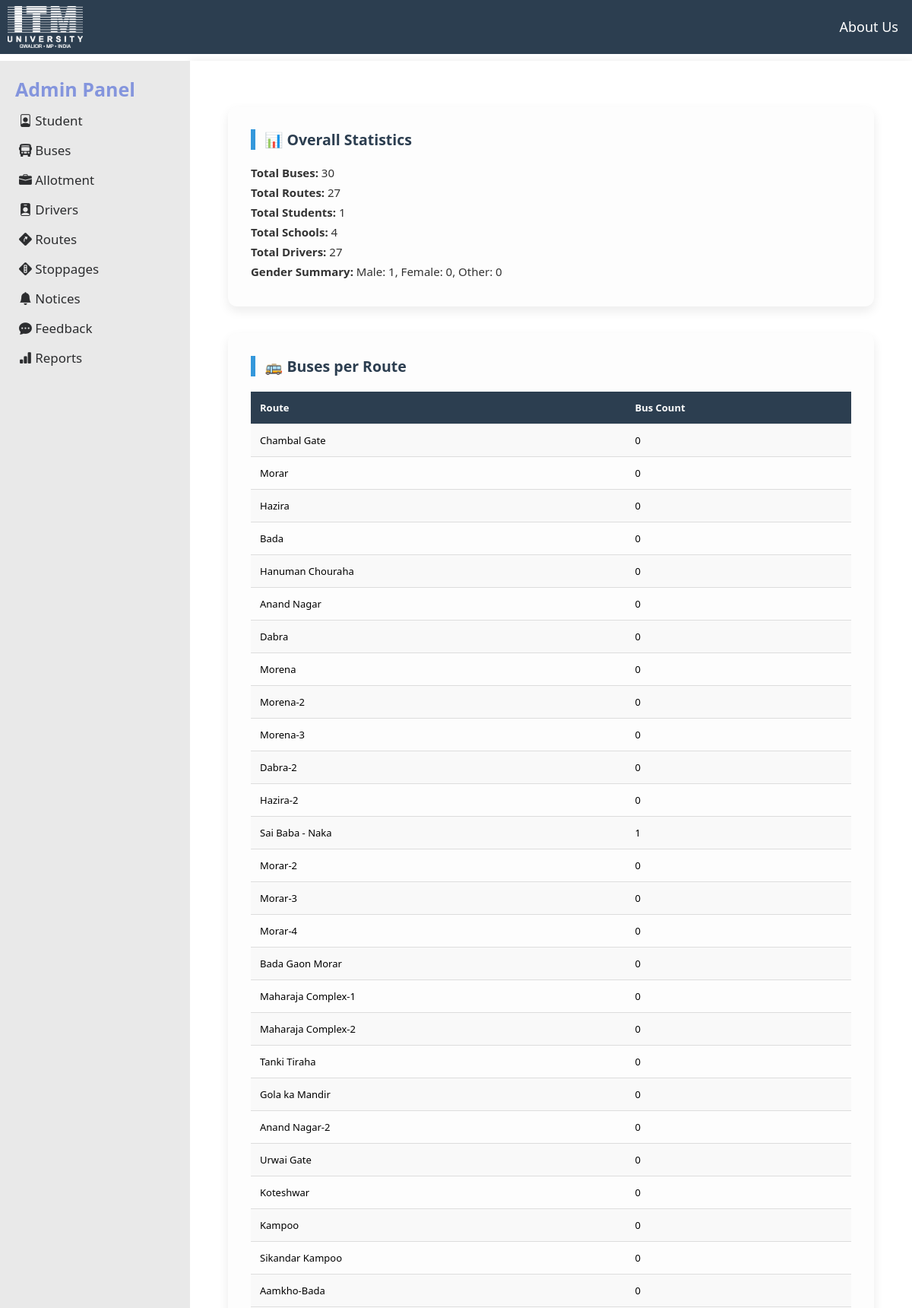
The app's page /reports/ (signed in, upper part) with its own data.
### bus_app/models.py (models this page shows, shortened)
class Route(models.Model):
    name = models.CharField(max_length=100, unique=True)
    fare = models.DecimalField(max_digits=10, decimal_places=2, default=0.0)

### bus_app/views.py (the view)
# urls.py: path('reports/', views.reports_view, name='reports'),
def reports_view(request):
    total_buses = Bus.objects.count()
    total_routes = Route.objects.count()
    total_students = Student.objects.count()
    total_schools = School.objects.count()
    total_drivers = Driver.objects.count()
    gender_counts = Student.objects.values('gender').annotate(count=Count('id'))
    gender_summary = {'Male': 0, 'Female': 0, 'Other': 0}
    for item in gender_counts:
        gender_summary[item['gender']] = item['count']
    buses_per_route = Route.objects.annotate(bus_count=Count('allotment'))
    students_per_bus = Bus.objects.annotate(student_count=Count('students'))
    students_per_route = Route.objects.annotate(student_count=Count('students'))
    top_schools = School.objects.annotate(student_count=Count('students')).order_by('-student_count')[:3]
    top_programs = Student.objects.values('program').annotate(count=Count('id')).order_by('-count')[:3]
    driver_assignments = Allotment.objects.select_related('driver', 'bus', 'route')
    context = {
        'total_buses': total_buses,
        'total_routes': total_routes,
        'total_students': total_students,
        'total_schools': total_schools,
        'total_drivers': total_drivers,
        'gender_summary': gender_summary,
        'buses_per_route': buses_per_route,
        'students_per_bus': students_per_bus,
        'students_per_route': students_per_route,
        'top_schools': top_schools,
        'top_programs': top_programs,
        'driver_assignments': driver_assignments,
    }
    return render(request, 'reports.html', context)

### bus_app/templates/reports.html (shortened to what this page needs)
{% extends "layout.html" %}
{% block content %}
<div class="report-container">
  <div class="report-section">
    <h2>📊 Overall Statistics</h2>
    <div class="highlight-box">
      <p><strong>Total Buses:</strong> {{ total_buses }}</p>
      <p><strong>Total Routes:</strong> {{ total_routes }}</p>
      <p><strong>Total Students:</strong> {{ total_students }}</p>
      <p><strong>Total Schools:</strong> {{ total_schools }}</p>
      <p><strong>Total Drivers:</strong> {{ total_drivers }}</p>
      <p><strong>Gender Summary:</strong>
        Male: {{ gender_summary.Male }},
        Female: {{ gender_summary.Female }},
        Other: {{ gender_summary.Other }}
      </p>
    </div>
  </div>
  <div class="report-section">
    <h2>🚌 Buses per Route</h2>
    <table class="report-table">
      <tr><th>Route</th><th>Bus Count</th></tr>
      {% for route in buses_per_route %}
        <tr><td>{{ route.name }}</td><td>{{ route.bus_count }}</td></tr>
      {% empty %}
        <tr><td colspan="2" class="empty-msg">No data to show</td></tr>
      {% endfor %}
    </table>
  </div>
</div>
{% endblock %}

### static/css/style.css (style rules this page uses)
* { box-sizing: border-box; margin: 0; padding: 0; }
html, body { font-family: 'Arial', sans-serif; font-size: 13px; overflow-x: hidden; }
body.layout-template { margin: 0; }

### bus_app/templates/reports.html (style rules this page uses)
body { font-family: 'Segoe UI', sans-serif; }
.report-container { padding: 20px 30px; margin-top: 20px; }
.report-section { background: #fdfdfd; padding: 30px; border-radius: 12px; margin-bottom: 35px; box-shadow: 0 6px 14px rgba(0, 0, 0, 0.08); transition: all 0.3s ease; }
.report-section h2 { font-size: 1.5rem; margin-bottom: 20px; color: #2c3e50; border-left: 6px solid #3498db; padding-left: 12px; }
.highlight-box p { margin: 6px 0; font-size: 15px; color: #333; }
.report-table { width: 100%; border-collapse: collapse; margin-top: 15px; }
.report-table th, .report-table td { padding: 12px; text-align: left; border-bottom: 1px solid #ddd; }
.report-table th { background: #2c3e50; color: #fff; }
.report-table tr:nth-child(even) { background-color: #f9f9f9; }

### records on screen
Route: name "Chambal Gate", bus_count "0"
Route: name "Morar", bus_count "0"
Route: name "Hazira", bus_count "0"
Route: name "Bada", bus_count "0"
Route: name "Hanuman Chouraha", bus_count "0"
Route: name "Anand Nagar", bus_count "0"
Route: name "Dabra", bus_count "0"
Route: name "Morena", bus_count "0"
Route: name "Morena-2", bus_count "0"
Route: name "Morena-3", bus_count "0"
Route: name "Dabra-2", bus_count "0"
Route: name "Hazira-2", bus_count "0"
Route: name "Sai Baba - Naka", bus_count "1"
Route: name "Morar-2", bus_count "0"
Route: name "Morar-3", bus_count "0"
Route: name "Morar-4", bus_count "0"
Route: name "Bada Gaon Morar", bus_count "0"
Route: name "Maharaja Complex-1", bus_count "0"
Route: name "Maharaja Complex-2", bus_count "0"
Route: name "Tanki Tiraha", bus_count "0"
Route: name "Gola ka Mandir", bus_count "0"
Route: name "Anand Nagar-2", bus_count "0"
Route: name "Urwai Gate", bus_count "0"
Route: name "Koteshwar", bus_count "0"
Route: name "Kampoo", bus_count "0"
Route: name "Sikandar Kampoo", bus_count "0"
Route: name "Aamkho-Bada", bus_count "0"

### other values on screen
{{ total_buses }} "30"
{{ total_routes }} "27"
{{ total_students }} "1"
{{ total_schools }} "4"
{{ total_drivers }} "27"
{{ gender_summary.Male }} "1"
{{ gender_summary.Female }} "0"
{{ gender_summary.Other }} "0"
